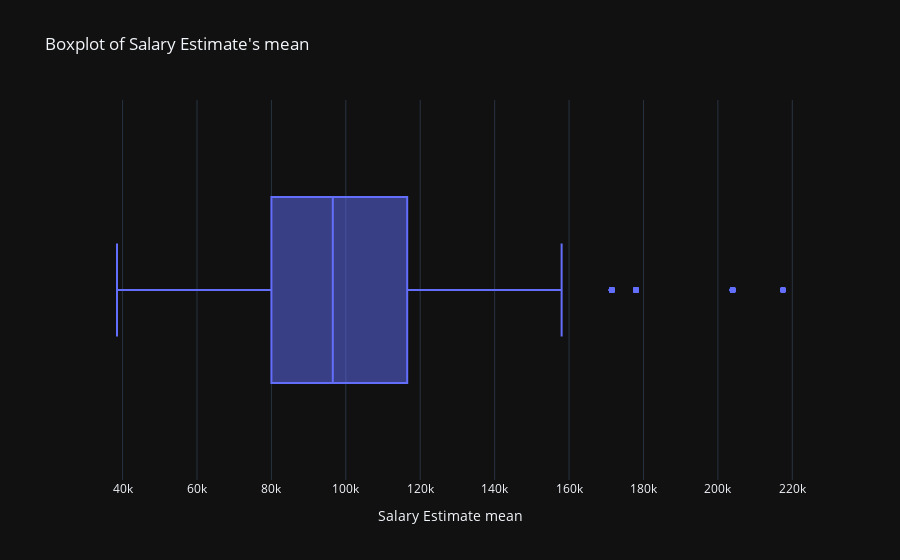

Notebook code for this chart:
### Code cell
px.box(df, x='Salary Estimate mean', title='Boxplot of Salary Estimate\'s mean')

### Figure 1 — Plotly figure (JSON) as saved in the notebook; plotly's stock layout.template omitted (floating-point values rounded to 4 significant figures; data arrays with more than 128 entries replaced by an {"elided": "..."} marker saying what was removed)
{"data": [{"alignmentgroup": "True", "hovertemplate": "Salary Estimate mean=%{x}<extra></extra>", "legendgroup": "", "marker": {"color": "#636efa"}, "name": "", "notched": false, "offsetgroup": "", "orientation": "h", "showlegend": false, "x": {"elided": "2247 float values"}, "x0": " ", "xaxis": "x", "y0": " ", "yaxis": "y", "type": "box"}], "layout": {"xaxis": {"anchor": "y", "domain": [0.0, 1.0], "title": {"text": "Salary Estimate mean"}}, "yaxis": {"anchor": "x", "domain": [0.0, 1.0]}, "legend": {"tracegroupgap": 0}, "title": {"text": "Boxplot of Salary Estimate's mean"}, "boxmode": "group"}}
